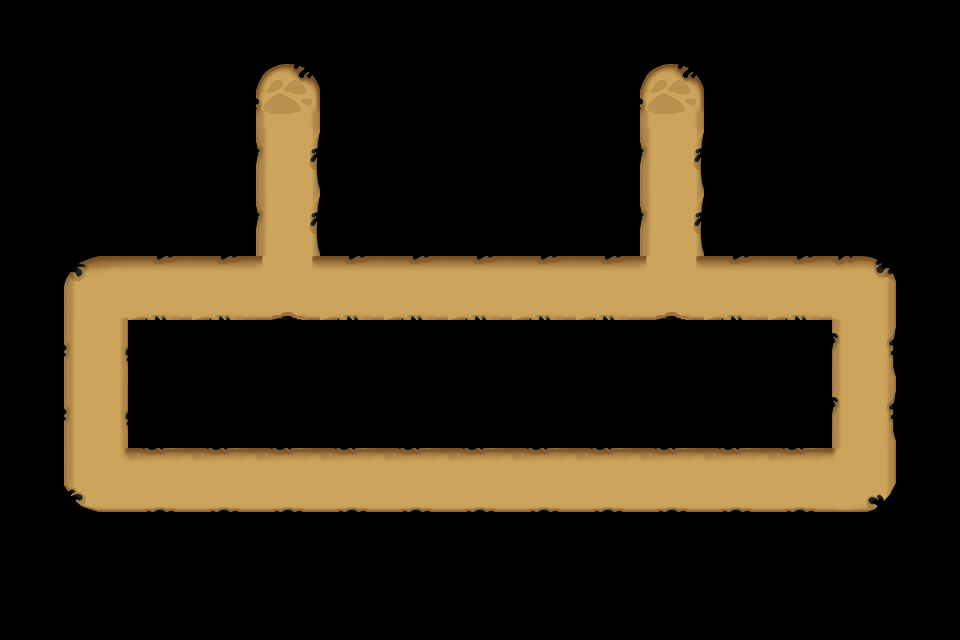

A level layout from a 2D game, rendered from its tile map. Below: a short description, then the map file with tile-grid data replaced by summaries:
An orthogonal 15x10 tile map with 64x64 px tiles, 1 tile layer (Road_Forrest) and 69 objects.

<map version="1.0" orientation="orthogonal" width="15" height="10" tilewidth="64" tileheight="64">
 <tileset firstgid="1" name="Road_Forrest" tilewidth="64" tileheight="64">
  <image source="Road_Forrest.png" width="320" height="256" />
 </tileset>
 <layer name="Road_Forrest" width="15" height="10">
  <data>[150 cells, 36 non-empty, 11 distinct tile ids]</data>
 </layer>
 <objectgroup color="#81aa96" name="path" width="15" height="10">
  <object x="289" y="104" />
  <object x="279" y="288" />
  <object x="103" y="296" />
  <object x="97" y="490" />
  <object x="879" y="480" />
  <object x="869" y="294" />
  <object x="281" y="288" />
 </objectgroup>
 <objectgroup name="path" width="15" height="10">
  <object x="671" y="92" />
  <object x="671" y="284" />
  <object x="855" y="298" />
  <object x="853" y="486" />
  <object x="103" y="476" />
  <object x="95" y="294" />
  <object x="677" y="282" />
 </objectgroup>
 <objectgroup color="#0a0a0b" name="blocked" width="15" height="10" />
 <objectgroup color="#55ff00" name="item" width="15" height="10">
  <properties>
   <property name="id" value="20002" />
   <property name="sizeH" value="1" />
   <property name="sizeW" value="1" />
  </properties>
  <object x="347" y="98" />
 </objectgroup>
 <objectgroup color="#55ff00" name="item" width="15" height="10">
  <properties>
   <property name="id" value="20003" />
   <property name="sizeH" value="1" />
   <property name="sizeW" value="1" />
  </properties>
  <object x="419" y="228" />
  <object x="171" y="224" />
  <object x="15" y="94" />
  <object x="161" y="538" />
  <object x="813" y="92" />
  <object x="743" y="549" />
  <object x="667" y="353" />
 </objectgroup>
 <objectgroup color="#55ff00" name="item" width="15" height="10">
  <properties>
   <property name="id" value="20004" />
   <property name="sizeH" value="1" />
   <property name="sizeW" value="1" />
  </properties>
  <object x="361" y="164" />
  </objectgroup>
 <objectgroup color="#00ff00" name="item" width="15" height="10">
  <properties>
   <property name="id" value="20005" />
   <property name="sizeH" value="1" />
   <property name="sizeW" value="1" />
  </properties>
  <!-- 2 objects omitted --></objectgroup>
 <objectgroup color="#005500" name="item" width="15" height="10">
  <properties>
   <property name="id" value="20001" />
   <property name="sizeH" value="2" />
   <property name="sizeW" value="1" />
  </properties>
  <!-- 4 objects omitted --></objectgroup>
 <objectgroup color="#00ffaa" name="item" width="15" height="10">
  <properties>
   <property name="id" value="20006" />
   <property name="sizeH" value="1" />
   <property name="sizeW" value="2" />
  </properties>
  <!-- 6 objects omitted --></objectgroup>
 <objectgroup color="#aaffff" name="item" width="15" height="10">
  <properties>
   <property name="id" value="20009" />
   <property name="sizeH" value="2" />
   <property name="sizeW" value="2" />
  </properties>
  <!-- 1 objects omitted --></objectgroup>
 <objectgroup color="#ffaa00" name="item" width="15" height="10">
  <properties>
   <property name="id" value="20010" />
   <property name="sizeH" value="2" />
   <property name="sizeW" value="2" />
  </properties>
  <!-- 1 objects omitted --></objectgroup>
 <objectgroup color="#00aa7f" name="item" width="15" height="10">
  <properties>
   <property name="id" value="90005" />
   <property name="sizeH" value="2" />
   <property name="sizeW" value="2" />
  </properties>
  <!-- 2 objects omitted --></objectgroup>
 <objectgroup color="#04ecd9" name="item" width="15" height="10">
  <properties>
   <property name="id" value="90007" />
   <property name="sizeH" value="2" />
   <property name="sizeW" value="2" />
  </properties>
 </objectgroup>
 <objectgroup color="#000000" name="tower" width="15" height="10">
  <properties>
   <property name="id" value="41001" />
   <property name="sizeH" value="2" />
   <property name="sizeW" value="2" />
  </properties>
  <!-- 1 objects omitted --></objectgroup>
 <objectgroup color="#000000" name="tower" width="15" height="10">
  <properties>
   <property name="id" value="41002" />
   <property name="sizeH" value="2" />
   <property name="sizeW" value="2" />
  </properties>
 </objectgroup>
 <objectgroup color="#000000" name="tower" width="15" height="10">
  <properties>
   <property name="id" value="41003" />
   <property name="sizeH" value="2" />
   <property name="sizeW" value="2" />
  </properties>
 </objectgroup>
 <objectgroup color="#000000" name="teemo" width="15" height="10">
  <properties>
   <property name="id" value="1" />
   <property name="sizeH" value="2" />
   <property name="sizeW" value="2" />
  </properties>
  <!-- 1 objects omitted --></objectgroup>
 <objectgroup color="#000000" name="random" width="15" height="10">
  <properties>
   <property name="sizeH" value="2" />
   <property name="sizeW" value="2" />
  </properties>
  <!-- 1 objects omitted --></objectgroup>
 <objectgroup color="#ff007f" name="hero" width="15" height="10">
  <properties>
   <property name="id" value="40061" />
  </properties>
  <!-- 4 objects omitted --></objectgroup>
 <objectgroup color="#ff0000" name="item" width="15" height="10">
  <properties>
   <property name="id" value="90001" />
   <property name="sizeH" value="1" />
   <property name="sizeW" value="1" />
  </properties>
  <!-- 3 objects omitted --></objectgroup>
 <objectgroup color="#00b5ec" name="item" width="15" height="10">
  <properties>
   <property name="id" value="90002" />
   <property name="sizeH" value="1" />
   <property name="sizeW" value="1" />
  </properties>
 </objectgroup>
 <objectgroup color="#ffff00" name="item" width="15" height="10">
  <properties>
   <property name="id" value="90003" />
   <property name="sizeH" value="1" />
   <property name="sizeW" value="1" />
  </properties>
 </objectgroup>
 <objectgroup color="#ff5500" name="item" width="15" height="10">
  <properties>
   <property name="id" value="90004" />
   <property name="sizeH" value="1" />
   <property name="sizeW" value="1" />
  </properties>
 </objectgroup>
 <objectgroup color="#5500ff" name="item" width="15" height="10">
  <properties>
   <property name="id" value="20008" />
   <property name="sizeH" value="1" />
   <property name="sizeW" value="1" />
  </properties>
  <!-- 2 objects omitted --></objectgroup>
 <objectgroup color="#ffff00" name="item" width="15" height="10">
  <properties>
   <property name="id" value="90006" />
   <property name="sizeH" value="1" />
   <property name="sizeW" value="1" />
  </properties>
  <!-- 3 objects omitted --></objectgroup>
 <objectgroup color="#ff007f" name="bomb" width="15" height="10">
  <properties>
   <property name="damage" value="10000" />
   <property name="id" value="90008" />
   <property name="range" value="128" />
   <property name="sizeH" value="1" />
   <property name="sizeW" value="1" />
  </properties>
 </objectgroup>
 <objectgroup color="#ff007f" name="bomb" width="15" height="10">
  <properties>
   <property name="damage" value="10000" />
   <property name="id" value="90009" />
   <property name="range" value="128" />
   <property name="sizeH" value="1" />
   <property name="sizeW" value="1" />
  </properties>
 </objectgroup>
 <objectgroup color="#ff007f" name="bomb" width="15" height="10">
  <properties>
   <property name="damage" value="10000" />
   <property name="id" value="90010" />
   <property name="range" value="192" />
   <property name="sizeH" value="1" />
   <property name="sizeW" value="1" />
  </properties>
 </objectgroup>
 <objectgroup color="#55ffff" name="hero" width="15" height="10">
  <properties>
   <property name="id" value="40041" />
  </properties>
  <!-- 2 objects omitted --></objectgroup>
 <objectgroup color="#55ffff" name="hero" width="15" height="10">
  <properties>
   <property name="id" value="40071" />
  </properties>
  <!-- 2 objects omitted --></objectgroup>
</map>
<!-- 46 of 69 objects omitted -->
